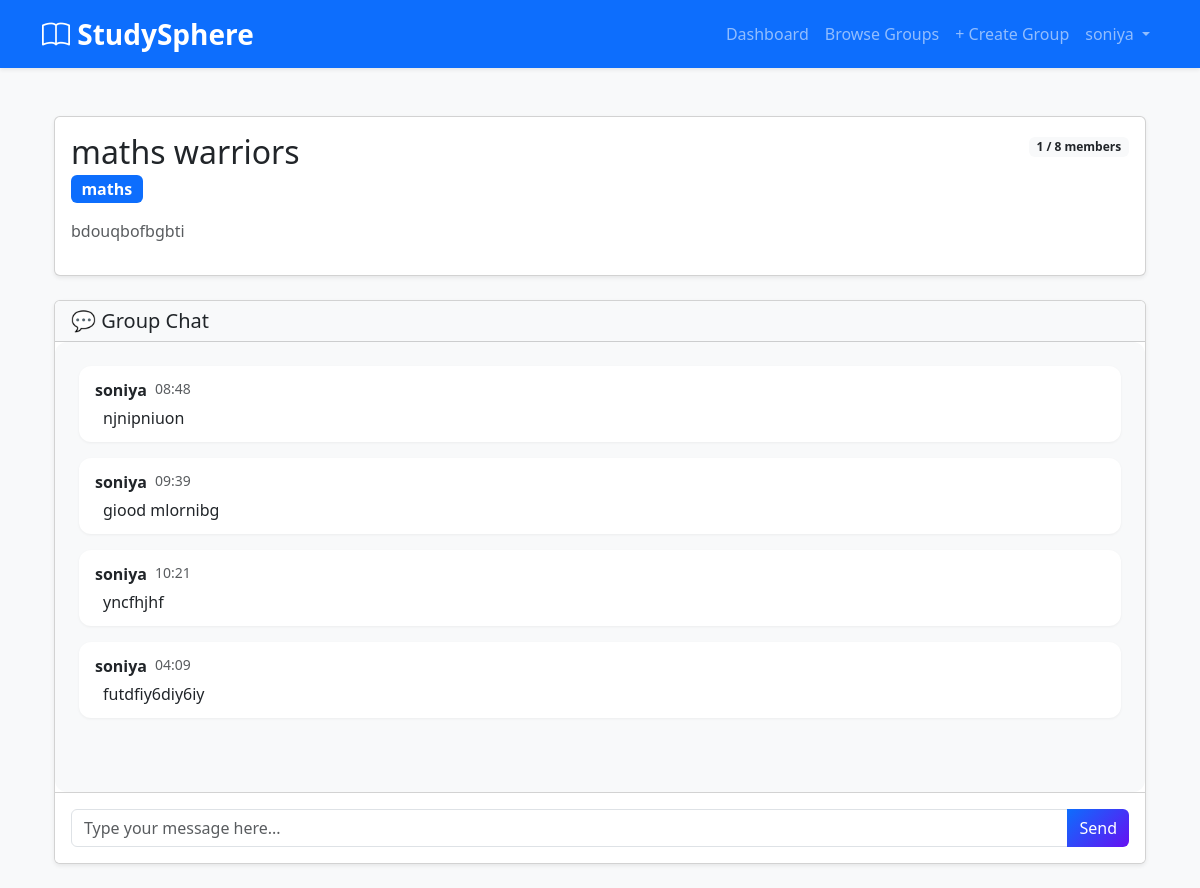
The page /group/1 (signed in) on the database its author committed.
### models.py (models this page shows, shortened)
class User(UserMixin, db.Model):
    id = db.Column(db.Integer, primary_key=True)
    username = db.Column(db.String(80), unique=True, nullable=False)
    email = db.Column(db.String(120), unique=True, nullable=False)
    password_hash = db.Column(db.String(256), nullable=False)
    created_at = db.Column(db.DateTime, default=datetime.utcnow)

class Group(db.Model):
    id = db.Column(db.Integer, primary_key=True)
    name = db.Column(db.String(100), nullable=False)
    description = db.Column(db.Text, nullable=False)
    subject = db.Column(db.String(100), nullable=False)
    max_members = db.Column(db.Integer, default=10)
    created_at = db.Column(db.DateTime, default=datetime.utcnow)
    creator_id = db.Column(db.Integer, db.ForeignKey('user.id'), nullable=False)
    members = db.relationship('GroupMember', backref='group', lazy=True, cascade="all, delete-orphan")
    messages = db.relationship('Message', backref='group', lazy=True, cascade="all, delete-orphan")

class Message(db.Model):
    id = db.Column(db.Integer, primary_key=True)
    group_id = db.Column(db.Integer, db.ForeignKey('group.id'), nullable=False)
    sender_id = db.Column(db.Integer, db.ForeignKey('user.id'), nullable=False)
    content = db.Column(db.Text, nullable=False)
    timestamp = db.Column(db.DateTime, default=datetime.utcnow)
    sender = db.relationship('User', foreign_keys=[sender_id])

### routes.py (the view)
@main.route('/group/<int:group_id>')
@login_required
def group_detail(group_id):
    group = Group.query.get_or_404(group_id)
    is_member = GroupMember.query.filter_by(
        group_id=group_id,
        user_id=current_user.id
    ).first() is not None
    messages = Message.query.filter_by(group_id=group_id)\
                       .order_by(Message.timestamp.asc())\
                       .options(db.joinedload(Message.sender))\
                       .all()
    return render_template('group_detail.html',
                           group=group,
                           is_member=is_member,
                           messages=messages)

### app.py (called while the page is built)
def create_app():
    app = Flask(__name__)
    app.config.from_object(Config)
    db.init_app(app)
    login_manager = LoginManager()
    login_manager.login_view = 'main.login'
    login_manager.init_app(app)
    @login_manager.user_loader
    def load_user(user_id):
        from models import User
        return User.query.get(int(user_id))
    from routes import main
    app.register_blueprint(main)
    with app.app_context():
        db.create_all()
    return app

### templates/group_detail.html (shortened to what this page needs)
{% extends "base.html" %}
{% block content %}
<div class="container py-4">
    <div class="row">
        <div class="col-12 mb-4">
            <div class="card shadow-sm">
                <div class="card-body">
                    <div class="d-flex justify-content-between align-items-start">
                        <div>
                            <h2 class="mb-1">{{ group.name }}</h2>
                            <span class="badge bg-primary fs-6">{{ group.subject }}</span>
                        </div>
                        <div class="text-end">
                            <span class="badge bg-light text-dark">
                                {{ group.members|length }} / {{ group.max_members }} members
                            </span>
                        </div>
                    </div>
                    <p class="mt-3 text-muted">{{ group.description }}</p>
                </div>
            </div>
        </div>
    </div>
    {% if is_member %}
    <div class="row">
        <div class="col-12">
            <div class="card shadow-sm">
                <div class="card-header bg-light">
                    <h5 class="mb-0">💬 Group Chat</h5>
                </div>
                <div class="card-body p-0">
                    <div class="chat-container p-4" style="height: 450px; overflow-y: auto; background: #f8f9fa;">
                        {% for message in messages %}
                        <div class="message mb-3">
                            <div class="d-flex">
                                <strong class="me-2">{{ message.sender.username if message.sender else 'Unknown' }}</strong>
                                <small class="text-muted">{{ message.timestamp.strftime('%H:%M') }}</small>
                            </div>
                            <div class="mt-1 ps-2">
                                {{ message.content }}
                            </div>
                        </div>
                        {% else %}
                        <p class="text-center text-muted py-5">No messages yet. Be the first to say something!</p>
                        {% endfor %}
                    </div>
                    <div class="card-footer p-3 bg-white">
                        <form method="POST" action="{{ url_for('main.send_message', group_id=group.id) }}">
                            <div class="input-group">
                                <input type="text"
                                       name="content"
                                       class="form-control"
                                       placeholder="Type your message here..."
                                       required>
                                <button type="submit" class="btn btn-primary">Send</button>
                            </div>
                        </form>
                    </div>
                </div>
            </div>
        </div>
    </div>
    {% endif %}
</div>
{% endblock %}

### templates/base.html (shortened to what this page needs)
<!DOCTYPE html>
<html lang="en">
<head>
    <link href="https://cdn.jsdelivr.net/npm/bootstrap@5.3.3/dist/css/bootstrap.min.css" rel="stylesheet">
    <link href="https://cdn.jsdelivr.net/npm/bootstrap-icons@1.11.3/font/bootstrap-icons.css" rel="stylesheet">
    <link rel="stylesheet" href="{{ url_for('static', filename='css/style.css') }}">
</head>
<body class="bg-light">
    <nav class="navbar navbar-expand-lg navbar-dark bg-primary shadow-sm">
        <div class="container">
            <a class="navbar-brand fw-bold fs-3" href="{{ url_for('main.index') }}">
                <i class="bi bi-book"></i> StudySphere
            </a>
            <div class="collapse navbar-collapse" id="navbarNav">
                <ul class="navbar-nav ms-auto">
                    {% if current_user.is_authenticated %}
                        <li class="nav-item"><a class="nav-link" href="{{ url_for('main.dashboard') }}">Dashboard</a></li>
                        <li class="nav-item"><a class="nav-link" href="{{ url_for('main.groups') }}">Browse Groups</a></li>
                        <li class="nav-item"><a class="nav-link" href="{{ url_for('main.create_group') }}">+ Create Group</a></li>
                        <li class="nav-item dropdown">
                            <a class="nav-link dropdown-toggle" href="#" data-bs-toggle="dropdown">
                                {{ current_user.username }}
                            </a>
                        </li>
                    {% else %}
                        <li class="nav-item"><a class="nav-link" href="{{ url_for('main.login') }}">Login</a></li>
                        <li class="nav-item"><a class="nav-link btn btn-light text-primary px-3 ms-2" href="{{ url_for('main.register') }}">Register</a></li>
                    {% endif %}
                </ul>
            </div>
        </div>
    </nav>
    <div class="container mt-4">
        {% block content %}{% endblock %}
    </div>
</body>
</html>

### templates/static/css/style.css (style rules this page uses)
body { font-family: 'Segoe UI', system-ui, sans-serif; }
.message { background: #f8f9fa; border-radius: 12px; padding: 12px 16px; margin-bottom: 12px; }
.chat-container { height: 500px; overflow-y: auto; background: #f8f9fa; border-radius: 12px; padding: 15px; }
.btn-primary { background: linear-gradient(135deg, #0d6efd, #6610f2); border: none; }

### templates/group_detail.html (style rules this page uses)
.message { background: white; padding: 12px 16px; border-radius: 12px; box-shadow: 0 1px 3px rgba(0,0,0,0.05); }
.chat-container { scrollbar-width: thin; }

### rows shown on the page
User: username "soniya"
Group: name "maths warriors", subject "maths", max_members "8", description "bdouqbofbgbti"
Message: sender "soniya", timestamp "08:48", content "njnipniuon"
Message: sender "soniya", timestamp "09:39", content "giood mlornibg"
Message: sender "soniya", timestamp "10:21", content "yncfhjhf"
Message: sender "soniya", timestamp "04:09", content "futdfiy6diy6iy"

### other values the page prints
{{ group.members|length }} "1"
